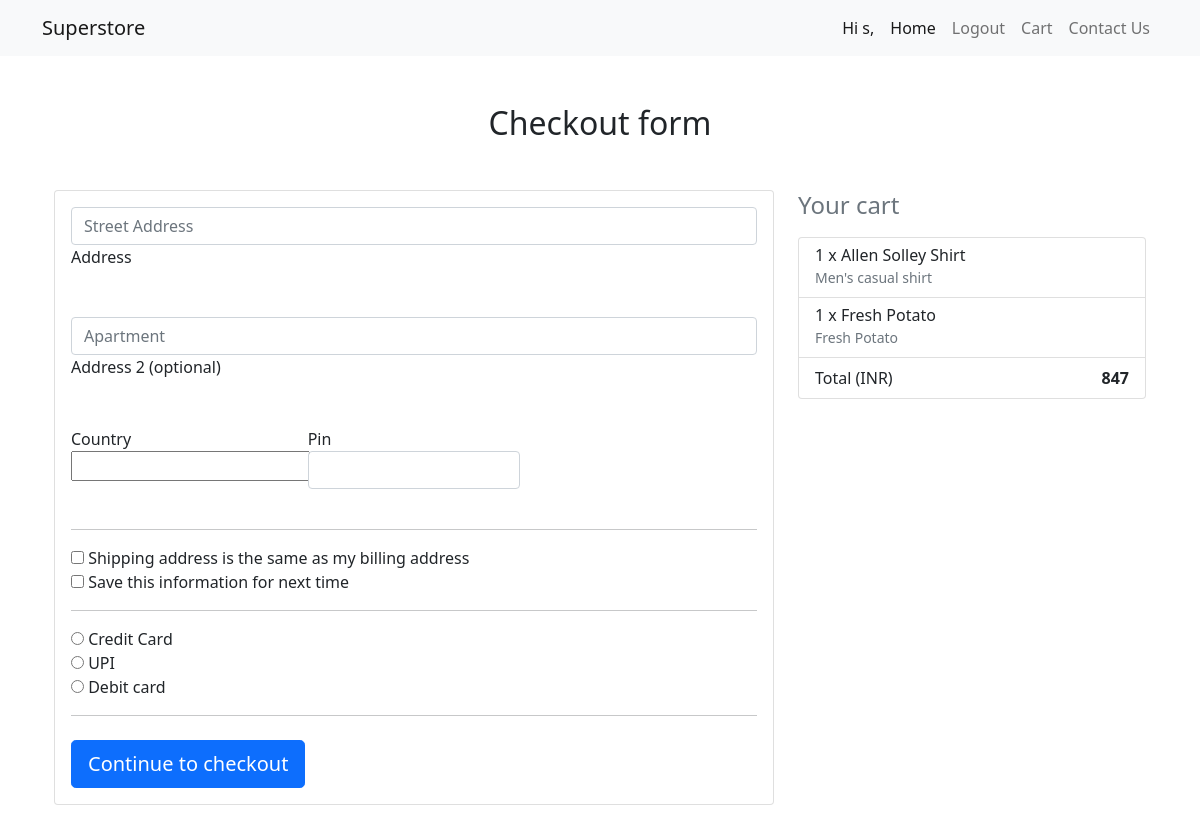
Before: /checkout/ (signed in) with the older database file.
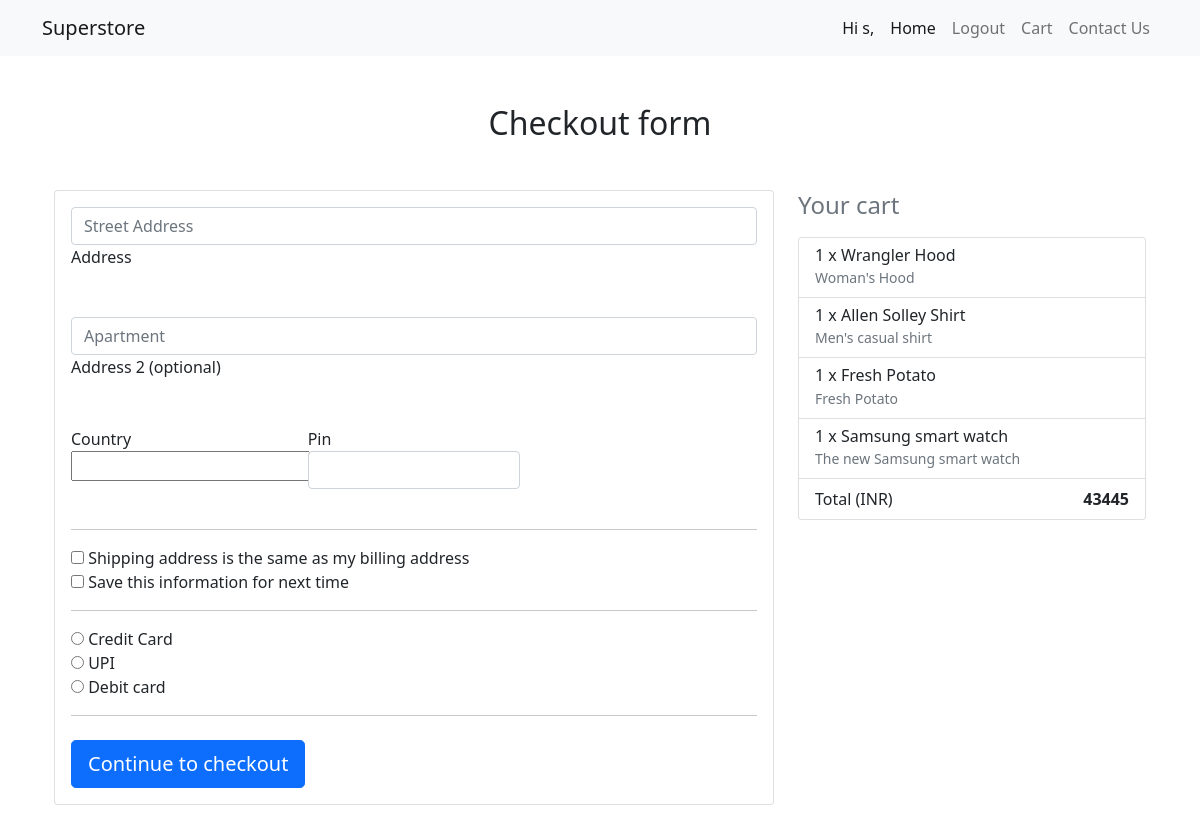
After: the same page with the newer database file.
### accounts/models.py (models this page shows, shortened)
class OrderItem(models.Model):
    user = models.ForeignKey(UserProfileInfo,
                             on_delete=models.CASCADE)
    ordered = models.BooleanField(default=False)
    product = models.ForeignKey(Product, on_delete=models.CASCADE)
    quantity = models.IntegerField(default=1)
    def get_total_item_price(self):
        return self.quantity * self.product.price

class Product(models.Model):
    name = models.CharField(max_length=255)
    description = models.CharField(max_length=255)
    image = models.ImageField(upload_to='products')
    price = models.IntegerField()

class Order(models.Model):
    userprofileinfo = models.ForeignKey(UserProfileInfo,related_name='orders',on_delete=models.DO_NOTHING,)
    products = models.ManyToManyField(OrderItem)
    ordered = models.BooleanField(default=False)
    def cal_total_amount(self):
        total = 0
        for order_item in self.products.all():
            total += order_item.get_total_item_price()
        return total

### accounts/views.py (the view, shortened to what this page needs)
# urls.py: path('checkout/', CheckoutView.as_view(), name='checkout'),
class CheckoutView(View):
    def get(self, *args, **kwargs):
        form = CheckoutForm()
        order = Order.objects.get(userprofileinfo=self.request.user, ordered=False)
        context = {
            'form': form,
            'order': order
        }
        return render(self.request, 'accounts/checkout.html', context)

### accounts/forms.py
class CheckoutForm(forms.Form):
    street_address = forms.CharField(widget=forms.TextInput(attrs={
        'class': 'form-control',
        'placeholder': 'Street Address'
    }))
    apartment_address = forms.CharField(required=False, widget=forms.TextInput(attrs={
        'class': 'form-control',
        'placeholder': 'Apartment'
    }))
    country = CountryField(blank_label='(select country)').formfield(widget=CountrySelectWidget(attrs={
        'class': 'custom-select d-block w-100'
    }))
    pin = forms.CharField(widget=forms.TextInput(attrs={
        'class': 'form-control'
    }))
    same_billing_address = forms.BooleanField(required=False)
    save_info = forms.BooleanField(required=False)
    payment_option = forms.ChoiceField(
        widget=forms.RadioSelect, choices=PAYMENT)

### templates/accounts/checkout.html (shortened to what this page needs)
{% extends 'accounts/base.html' %}
{% block content %}
<main >
    <div class="container wow fadeIn">
      <h2 class="my-5 h2 text-center">Checkout form</h2>
      <div class="row">
        <div class="col-md-8 mb-4">
          <div class="card">
            <form method="POST" class="card-body">
              <div class="md-form mb-5">
                {{ form.street_address }}
                <label for="address" class="">Address</label>
              </div>
              <div class="md-form mb-5">
                {{ form.apartment_address }}
                <label for="address-2" class="">Address 2 (optional)</label>
              </div>
              <div class="row">
                <div class="col-lg-4 col-md-12 mb-4">
                  <label for="country">Country</label>
                  {{ form.country }}
                </div>
                <div class="col-lg-4 col-md-6 mb-4">
                  <label for="pin">Pin</label>
                  {{ form.pin }}
                </div>
              </div>
              <hr>
              <div class="custom-control custom-checkbox">
                <input {% if form.same_billing_address.value %}checked{% endif %} type="checkbox" class="custom-control-input" name="same_billing_address" id="same-address">
                <label class="custom-control-label" for="same-address">Shipping address is the same as my billing address</label>
              </div>
              <div class="custom-control custom-checkbox">
                <input {% if form.save_info.value %}checked{% endif %} type="checkbox" class="custom-control-input" name="save_info" id="save-info">
                <label class="custom-control-label" for="save-info">Save this information for next time</label>
              </div>
              <hr>
              <div class="d-block my-3">
                {% for value, name in form.fields.payment_option.choices %}
                <div class="custom-control custom-radio">
                  <input id="{{ name }}" name="payment_option" value="{{ value }}" type="radio" class="custom-control-input" required>
                  <label class="custom-control-label" for="{{ name }}">{{ name }}</label>
                </div>
                {% endfor %}
              </div>
              <hr class="mb-4">
              <button class="btn btn-primary btn-lg btn-block" type="submit">Continue to checkout</button>
            </form>
          </div>
        </div>
        <div class="col-md-4 mb-4">
          <h4 class="d-flex justify-content-between align-items-center mb-3">
            <span class="text-muted">Your cart</span>
            <span class="badge badge-secondary badge-pill">{{ order.products.count }}</span>
          </h4>
          <ul class="list-group mb-3 z-depth-1">
            {% for order_item in order.products.all %}
            <li class="list-group-item d-flex justify-content-between lh-condensed">
              <div>
                <h6 class="my-0">{{ order_item.quantity }} x {{ order_item.product.name }}</h6>
                <small class="text-muted">{{ order_item.product.description }}</small>
              </div>
            </li>
            {% endfor %}
            <li class="list-group-item d-flex justify-content-between">
              <span>Total (INR)</span>
              <strong>{{ order.cal_total_amount }}</strong>
            </li>
          </ul>
        </div>
      </div>
    </div>
  </main>
{% endblock content %}

Changed rows visible on the page:
now on this page (row unchanged): OrderItem: quantity "1", product.name "Wrangler Hood", product.description "Woman's Hood"
added OrderItem: quantity "1", product.name "Samsung smart watch", product.description "The new Samsung smart watch"
computed for Order: cal_total_amount "847" → "43445"
